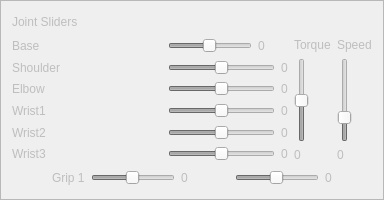
         <widget class="QFrame" name="SliderFrame">
          <property name="enabled">
           <bool>false</bool>
          </property>
          <property name="frameShape">
           <enum>QFrame::StyledPanel</enum>
          </property>
          <property name="frameShadow">
           <enum>QFrame::Raised</enum>
          </property>
          <property name="lineWidth">
           <number>1</number>
          </property>
          <layout class="QVBoxLayout" name="verticalLayout_16">
           <item>
            <layout class="QHBoxLayout" name="horizontalLayout_6">
             <item>
              <widget class="QLabel" name="label">
               <property name="text">
                <string>Joint Sliders</string>
               </property>
               <property name="textFormat">
                <enum>Qt::AutoText</enum>
               </property>
              </widget>
             </item>
             <item>
              <spacer name="horizontalSpacer_6">
               <property name="orientation">
                <enum>Qt::Horizontal</enum>
               </property>
               <property name="sizeHint" stdset="0">
                <size>
                 <width>40</width>
                 <height>20</height>
                </size>
               </property>
              </spacer>
             </item>
            </layout>
           </item>
           <item>
            <layout class="QHBoxLayout" name="horizontalLayout_9">
             <item>
              <layout class="QVBoxLayout" name="verticalLayout_2">
               <item>
                <layout class="QHBoxLayout" name="horizontalLayout">
                 <item>
                  <widget class="QLabel" name="BLabelS">
                   <property name="minimumSize">
                    <size>
                     <width>150</width>
                     <height>0</height>
                    </size>
                   </property>
                   <property name="text">
                    <string>Base</string>
                   </property>
                   <property name="alignment">
                    <set>Qt::AlignLeading|Qt::AlignLeft|Qt::AlignVCenter</set>
                   </property>
                  </widget>
                 </item>
                 <item>
                  <widget class="QSlider" name="sldrBase">
                   <property name="minimum">
                    <number>-179</number>
                   </property>
                   <property name="maximum">
                    <number>180</number>
                   </property>
                   <property name="orientation">
                    <enum>Qt::Horizontal</enum>
                   </property>
                  </widget>
                 </item>
                 <item>
                  <widget class="QLabel" name="rdoutBase">
                   <property name="minimumSize">
                    <size>
                     <width>30</width>
                     <height>0</height>
                    </size>
                   </property>
                   <property name="text">
                    <string>0</string>
                   </property>
                  </widget>
                 </item>
                </layout>
               </item>
               <item>
                <layout class="QHBoxLayout" name="horizontalLayout_7">
                 <item>
                  <widget class="QLabel" name="SLabelS">
                   <property name="minimumSize">
                    <size>
                     <width>150</width>
                     <height>0</height>
                    </size>
                   </property>
                   <property name="text">
                    <string>Shoulder</string>
                   </property>
                   <property name="alignment">
                    <set>Qt::AlignLeading|Qt::AlignLeft|Qt::AlignVCenter</set>
                   </property>
                  </widget>
                 </item>
                 <item>
                  <widget class="QSlider" name="sldrShoulder">
                   <property name="minimum">
                    <number>-179</number>
                   </property>
                   <property name="maximum">
                    <number>180</number>
                   </property>
                   <property name="orientation">
                    <enum>Qt::Horizontal</enum>
                   </property>
                  </widget>
                 </item>
                 <item>
                  <widget class="QLabel" name="rdoutShoulder">
                   <property name="text">
                    <string>0</string>
                   </property>
                  </widget>
                 </item>
                </layout>
               </item>
               <item>
                <layout class="QHBoxLayout" name="horizontalLayout_8">
                 <item>
                  <widget class="QLabel" name="ELabelS">
                   <property name="minimumSize">
                    <size>
                     <width>150</width>
                     <height>0</height>
                    </size>
                   </property>
                   <property name="text">
                    <string>Elbow</string>
                   </property>
                   <property name="alignment">
                    <set>Qt::AlignLeading|Qt::AlignLeft|Qt::AlignVCenter</set>
                   </property>
                  </widget>
                 </item>
                 <item>
                  <widget class="QSlider" name="sldrElbow">
                   <property name="minimum">
                    <number>-179</number>
                   </property>
                   <property name="maximum">
                    <number>180</number>
                   </property>
                   <property name="orientation">
                    <enum>Qt::Horizontal</enum>
                   </property>
                  </widget>
                 </item>
                 <item>
                  <widget class="QLabel" name="rdoutElbow">
                   <property name="text">
                    <string>0</string>
                   </property>
                  </widget>
                 </item>
                </layout>
               </item>
               <item>
                <layout class="QHBoxLayout" name="horizontalLayout_11">
                 <item>
                  <widget class="QLabel" name="WLabelS">
                   <property name="minimumSize">
                    <size>
                     <width>150</width>
                     <height>0</height>
                    </size>
                   </property>
                   <property name="text">
                    <string>Wrist1</string>
                   </property>
                   <property name="alignment">
                    <set>Qt::AlignLeading|Qt::AlignLeft|Qt::AlignVCenter</set>
                   </property>
                  </widget>
                 </item>
                 <item>
                  <widget class="QSlider" name="sldrWrist">
                   <property name="minimum">
                    <number>-179</number>
                   </property>
                   <property name="maximum">
                    <number>180</number>
                   </property>
                   <property name="orientation">
                    <enum>Qt::Horizontal</enum>
                   </property>
                  </widget>
                 </item>
                 <item>
                  <widget class="QLabel" name="rdoutWrist">
                   <property name="text">
                    <string>0</string>
                   </property>
                  </widget>
                 </item>
                </layout>
               </item>
               <item>
                <layout class="QHBoxLayout" name="horizontalLayout_15">
                 <item>
                  <widget class="QLabel" name="WLabelS_2">
                   <property name="minimumSize">
                    <size>
                     <width>150</width>
                     <height>0</height>
                    </size>
                   </property>
                   <property name="text">
                    <string>Wrist2</string>
                   </property>
                   <property name="alignment">
                    <set>Qt::AlignLeading|Qt::AlignLeft|Qt::AlignVCenter</set>
                   </property>
                  </widget>
                 </item>
                 <item>
                  <widget class="QSlider" name="sldrWrist2">
                   <property name="minimum">
                    <number>-179</number>
                   </property>
                   <property name="maximum">
                    <number>180</number>
                   </property>
                   <property name="orientation">
                    <enum>Qt::Horizontal</enum>
                   </property>
                  </widget>
                 </item>
                 <item>
                  <widget class="QLabel" name="rdoutWrist2">
                   <property name="text">
                    <string>0</string>
                   </property>
                  </widget>
                 </item>
                </layout>
               </item>
               <item>
                <layout class="QHBoxLayout" name="horizontalLayout_16">
                 <item>
                  <widget class="QLabel" name="WLabelS_3">
                   <property name="minimumSize">
                    <size>
                     <width>150</width>
                     <height>0</height>
                    </size>
                   </property>
                   <property name="text">
                    <string>Wrist3</string>
                   </property>
                   <property name="alignment">
                    <set>Qt::AlignLeading|Qt::AlignLeft|Qt::AlignVCenter</set>
                   </property>
                  </widget>
                 </item>
                 <item>
                  <widget class="QSlider" name="sldrWrist3">
                   <property name="minimum">
                    <number>-179</number>
                   </property>
                   <property name="maximum">
                    <number>180</number>
                   </property>
                   <property name="orientation">
                    <enum>Qt::Horizontal</enum>
                   </property>
                  </widget>
                 </item>
                 <item>
                  <widget class="QLabel" name="rdoutWrist3">
                   <property name="text">
                    <string>0</string>
                   </property>
                  </widget>
                 </item>
                </layout>
               </item>
              </layout>
             </item>
             <item>
              <layout class="QVBoxLayout" name="verticalLayout_10">
               <item>
                <widget class="QLabel" name="TqLabel">
                 <property name="text">
                  <string>Torque</string>
                 </property>
                </widget>
               </item>
               <item>
                <widget class="QSlider" name="sldrMaxTorque">
                 <property name="maximum">
                  <number>100</number>
                 </property>
                 <property name="value">
                  <number>50</number>
                 </property>
                 <property name="orientation">
                  <enum>Qt::Vertical</enum>
                 </property>
                </widget>
               </item>
               <item>
                <widget class="QLabel" name="rdoutTorq">
                 <property name="text">
                  <string>0</string>
                 </property>
                </widget>
               </item>
              </layout>
             </item>
             <item>
              <layout class="QVBoxLayout" name="verticalLayout_7">
               <item>
                <widget class="QLabel" name="SpLabel">
                 <property name="text">
                  <string>Speed</string>
                 </property>
                </widget>
               </item>
               <item>
                <widget class="QSlider" name="sldrSpeed">
                 <property name="maximum">
                  <number>100</number>
                 </property>
                 <property name="value">
                  <number>25</number>
                 </property>
                 <property name="sliderPosition">
                  <number>25</number>
                 </property>
                 <property name="orientation">
                  <enum>Qt::Vertical</enum>
                 </property>
                </widget>
               </item>
               <item>
                <widget class="QLabel" name="rdoutSpeed">
                 <property name="text">
                  <string>0</string>
                 </property>
                </widget>
               </item>
              </layout>
             </item>
            </layout>
           </item>
           <item>
            <layout class="QHBoxLayout" name="horizontalLayout_10">
             <item>
              <spacer name="horizontalSpacer_10">
               <property name="orientation">
                <enum>Qt::Horizontal</enum>
               </property>
               <property name="sizeHint" stdset="0">
                <size>
                 <width>40</width>
                 <height>20</height>
                </size>
               </property>
              </spacer>
             </item>
             <item>
              <widget class="QLabel" name="G1LableS">
               <property name="text">
                <string>Grip 1</string>
               </property>
              </widget>
             </item>
             <item>
              <widget class="QSlider" name="sldrGrip1">
               <property name="minimum">
                <number>-179</number>
               </property>
               <property name="maximum">
                <number>180</number>
               </property>
               <property name="orientation">
                <enum>Qt::Horizontal</enum>
               </property>
              </widget>
             </item>
             <item>
              <widget class="QLabel" name="rdoutGrip1">
               <property name="text">
                <string>0</string>
               </property>
              </widget>
             </item>
             <item>
              <spacer name="horizontalSpacer_7">
               <property name="orientation">
                <enum>Qt::Horizontal</enum>
               </property>
               <property name="sizeHint" stdset="0">
                <size>
                 <width>40</width>
                 <height>20</height>
                </size>
               </property>
              </spacer>
             </item>
             <item>
              <widget class="QSlider" name="sldrGrip2">
               <property name="minimum">
                <number>-179</number>
               </property>
               <property name="maximum">
                <number>180</number>
               </property>
               <property name="orientation">
                <enum>Qt::Horizontal</enum>
               </property>
              </widget>
             </item>
             <item>
              <widget class="QLabel" name="rdoutGrip2">
               <property name="text">
                <string>0</string>
               </property>
              </widget>
             </item>
             <item>
              <spacer name="horizontalSpacer_11">
               <property name="orientation">
                <enum>Qt::Horizontal</enum>
               </property>
               <property name="sizeHint" stdset="0">
                <size>
                 <width>40</width>
                 <height>20</height>
                </size>
               </property>
              </spacer>
             </item>
            </layout>
           </item>
          </layout>
         </widget>
